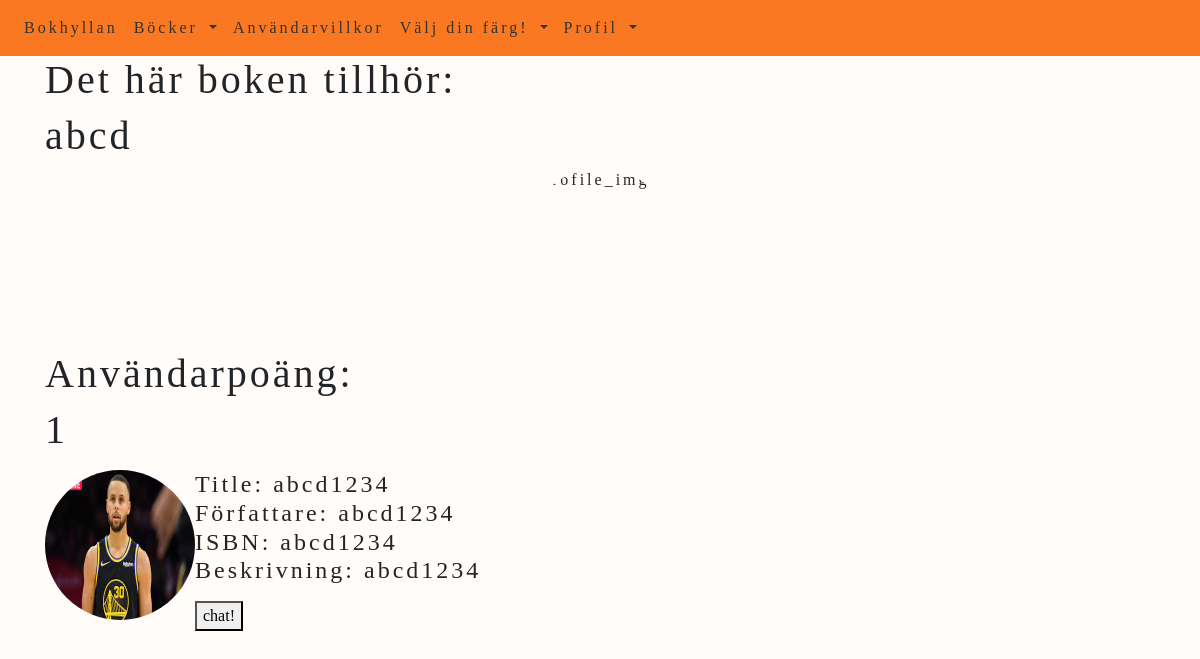
Before: /book-file/9 (signed in) with the older database file.
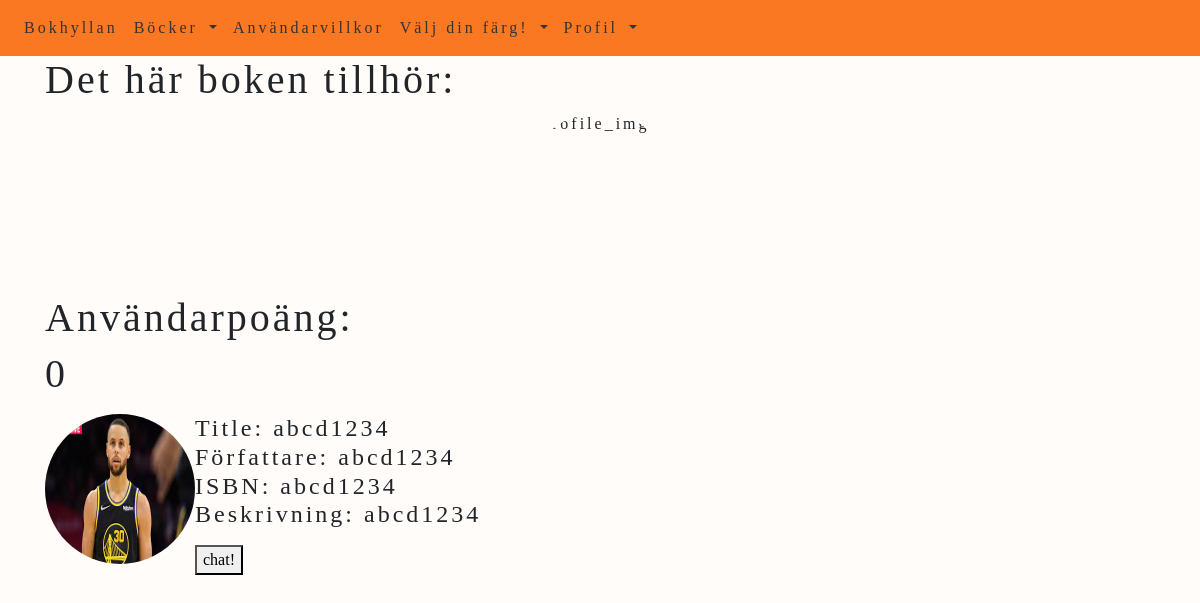
After: the same page with the newer database file.
### website/models.py (models this page shows)
class User(db.Model, UserMixin):
    id = db.Column(db.Integer, primary_key = True)
    email = db.Column(db.String(150), unique = True)
    password = db.Column(db.String(150))
    first_name = db.Column(db.String(150))
    books = db.relationship('Book', backref = 'user')
    bio = db.Column(db.String(30000))
    profile_pic = db.Column(db.String())
    score = db.Column(db.Integer, default = 0)

### website/views.py (the view)
@views.route('/book-file/<int:book_id>', methods=['GET'])
@login_required
def book_file(book_id):
    book = Book.query.get(book_id)
    id_owner = book.user_id
    user = User.query.filter_by(id=current_user.id).first()
    owner = User.query.filter_by(id=id_owner).first()
    return render_template('book_page.html', book=book, user = user, owner= owner)

### website/templates/book_page.html (shortened to what this page needs)
{% extends "base.html" %}
{% block content %}
<div id="book-page">
    <h1>Det här boken tillhör: </h1>
    <h1>{{owner.first_name}}</h1>
    <div id="user-pic">
    {% if owner.profile_pic %}
    <img src="{{url_for('static', filename='images/' + owner.profile_pic)}}" alt="profile_img" class="rounded-circle" width="150" height="150" align="right">
    {%else%}
    <img src="{{url_for('static', filename='images/emty_profile.jpg')}}" alt="profile_img" class="rounded-circle" width="150" height="150" align="right">
    {%endif%}
  </div>
  <div id="user-points">
    <p><h1>Användarpoäng:</h1>
      {% if owner.score %}
      <h1>{{owner.score}}</h1>
      {%else%}
      <h1>0</h1>
      {%endif%}
    </p>
  </div>
  {% if book.cover_pic %}
  <img src="{{url_for('static', filename='images/' + book.cover_pic)}}" alt="#" class="rounded-circle" width="150" height="150" align="left">
  {%else%}
  <img src="{{url_for('static', filename='images/emty_profile.jpg')}}" alt="#" class="rounded-circle" width="150" height="150" align="left">
  {%endif%}
  <p><h4>Title:  {{book.title}} </br> Författare:  {{book.author}}</br> ISBN: {{book.isbn}} </br>
        Beskrivning:
        {% if book.review|length > 100 %}
            {{ book.review[:100] }}
        {% else %}
            {{ book.review }}
        {% endif %}</h4></p>
  {% if owner.id != user.id%}
    <div>
      <form action="/chat/{{ owner.id }}" method="POST">
        <button type="submit">chat!</button>
      </form>
      {%else%}
      <h1> Boken är redan din </h1>
      {%endif%}
    </div>
</div>
{% endblock %}

Changed rows visible on the page:
removed User: first_name "abcd", score "1"
Other visible differences:
text now shown: "0"
